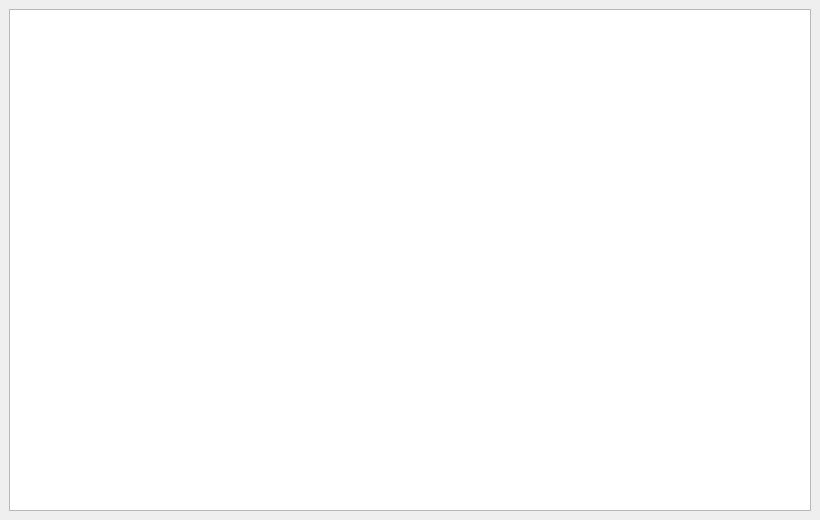
<?xml version="1.0" encoding="UTF-8"?>
<ui version="4.0">
 <class>MainWindow</class>
 <widget class="QMainWindow" name="MainWindow">
  <property name="geometry">
   <rect>
    <x>0</x>
    <y>0</y>
    <width>820</width>
    <height>520</height>
   </rect>
  </property>
  <property name="windowTitle">
   <string>Dragon Ball Game</string>
  </property>
  <widget class="QWidget" name="centralwidget">
   <layout class="QHBoxLayout" name="horizontalLayout">
    <item>
     <widget class="QGraphicsView" name="graphicsView">
      <property name="enabled">
       <bool>true</bool>
      </property>
      <property name="sceneRect">
       <rectf>
        <x>0.000000000000000</x>
        <y>0.000000000000000</y>
        <width>0.000000000000000</width>
        <height>0.000000000000000</height>
       </rectf>
      </property>
     </widget>
    </item>
   </layout>
  </widget>
 </widget>
 <resources/>
 <connections/>
</ui>
